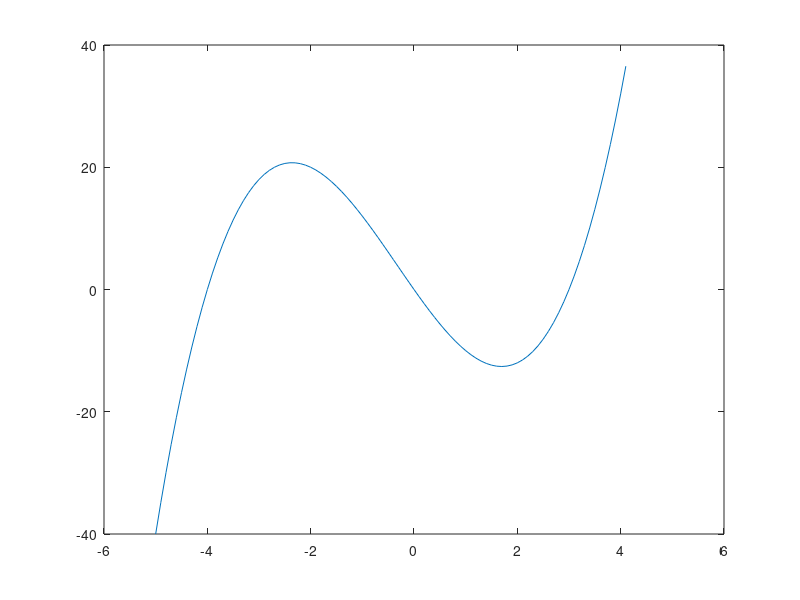

The MATLAB script that drew this image: (Note: this script raises an error after producing the figure.)
%------------- BEGIN CODE --------------

% ekran ve bellek on temizleme
close all ; clear all ; clc ;

%fx = (x^3) + (x^2) - (12 * x);
%fxd = (3 * x^2) + (2 * x) - 12;

a = 2;
b = 4;

h = 0.0001;

iter = 0;

while abs(a - b) > h
    fa = (a^3) + (a^2) - (12 * a);
    fb = (b^3) + (b^2) - (12 * b);

    x = (a * fb - b * fa) / (fb - fa);

    fx = (x^3) + (x^2) - (12 * x);

    if (fb * fx) < 0
        a = x;
%     else
%         b = x;
    end
    
%     fb = (b^3) + (b^2) - (12 * b);
    fbd = (3 * b^2) + (2 * b) - 12;
    
    b = b - fb / fbd;

    iter = iter + 1;
end

fprintf('Yaklasik kok: %f\n', x);
x
fx = (x^3) + (x^2) - (12 * x)
a
% fa = (a^3) + (a^2) - (12 * a)
b
% fb = (b^3) + (b^2) - (12 * b)

%% plotting

z = [-5:0.1:4.1];

fz = (z.^3) + (z.^2) - (12 * z);

plot(z,fz);

az = gca;
az.XAxisLocation = 'origin';
az.YAxisLocation = 'origin';

hold on;
d = 2;
fd = (d^3) + (d^2) - (12 * d);
plot(d, fd, 'ko', 'markerFaceColor', 'w');
xline(d,'--r');

hold on;
d = 4;
fd = (d^3) + (d^2) - (12 * d);
plot(d, fd, 'ko', 'markerFaceColor', 'w');
xline(d,'--r');

hold on;
plot(3, 0, 'ko', 'markerFaceColor', 'k');
hold on;
plot(0, 0, 'ko', 'markerFaceColor', 'k');
hold on;
plot(-4, 0, 'ko', 'markerFaceColor', 'k');

% box off

%------------- END OF CODE --------------
